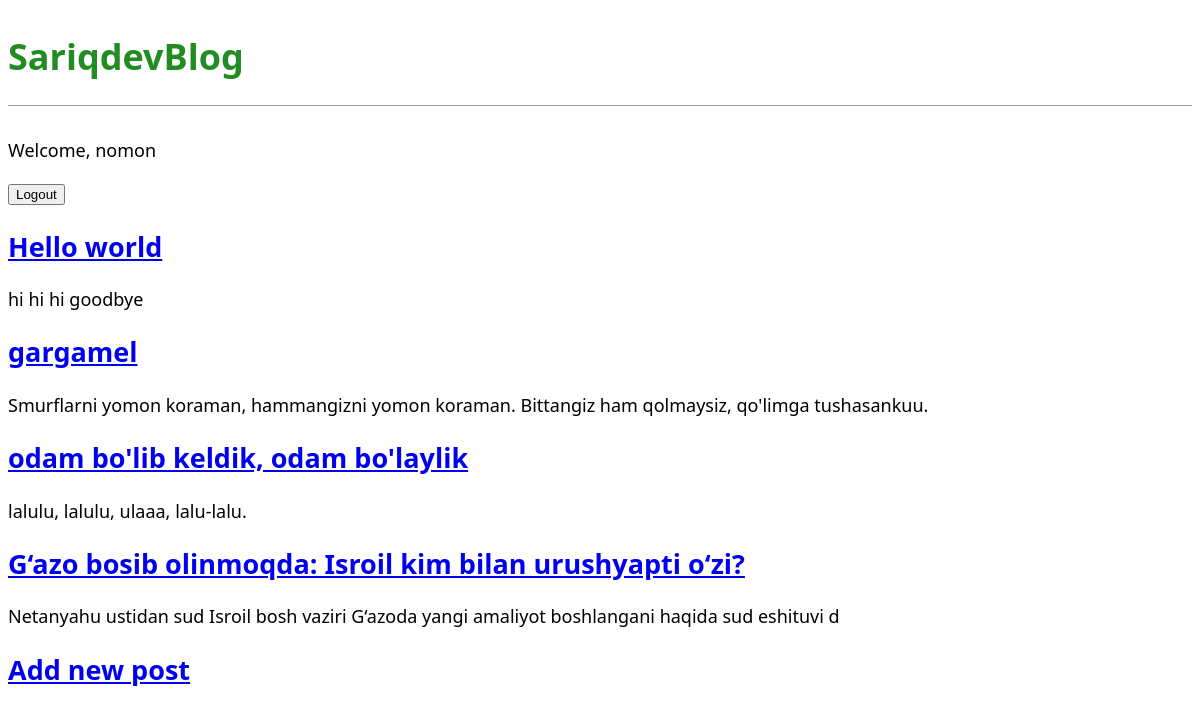
The app's page / (signed in) with its own data.
### blog/models.py (models this page shows, shortened)
class Post(models.Model):
    title = models.CharField(max_length=200)
    author = models.ForeignKey(
        'auth.User',
        on_delete=models.CASCADE,
    )
    body = models.TextField()

### blog/views.py (the view)
# urls.py: path('', PostListView.as_view(), name='post-list'),
class PostListView(ListView):
    model = Post
    template_name = 'home.html'

### templates/home.html
{% extends 'base.html' %}
{% block content %}
    {% for post in object_list %}
        <div class="post_entry">
            <h2>
                <a href="{% url 'post_detail' post.pk %}">{{ post.title }}</a>
            </h2>
            <p>
                {{ post.body | slice:":100" }}
            </p>
        </div>
    {% endfor %}
{% endblock content%}

### templates/base.html (shortened to what this page needs)
{% load static %}
<!DOCTYPE html>
<html lang="en">
<head>
    <link rel="stylesheet" href="{% static 'css/base.css' %}">
</head>
<body>
    <header>
        <h1>
            <a href="{% url 'post-list' %}">SariqdevBlog</a>
        </h1>
    </header>
    {% if user.is_authenticated %}
        <p>Welcome, {{user.username}}</p>
        <p>
            <form method="post" action="{% url 'logout' %}">
              <button type="submit">Logout</button>
            </form>
        </p>
    {% else %}
        <p>
            <a href="{% url 'login' %}">Login to website</a>
        </p>
    {% endif %}
    <div>
        {% block content %}
        {% endblock content %}
    </div>
    <footer>
        <h2>
            <a href="{% url 'post-create' %}">Add new post</a>
        </h2>
    </footer>
</body>
</html>

### static/css/base.css (style rules this page uses)
header { border-bottom: 1px solid #999; margin-bottom: 2rem; display: flex; }
body { font-family: "Segoe UI", system-ui, sans-serif; font-size: 18px; }
header h1 a { color: ForestGreen; text-decoration: none; }

### records on screen
Post: title "Hello world", body "hi hi hi goodbye"
Post: title "gargamel", body "Smurflarni yomon koraman, hammangizni yomon koraman. Bittangiz ham qolmaysiz, qo'limga tushasankuu."
Post: title "odam bo'lib keldik, odam bo'laylik", body "lalulu, lalulu, ulaaa, lalu-lalu."
Post: title "G‘azo bosib olinmoqda: Isroil kim bilan urushyapti o‘zi?", body "Netanyahu ustidan sud Isroil bosh vaziri G‘azoda yangi amaliyot boshlangani haqida sud eshituvi d"

### other values on screen
{{ user.username }} "nomon"
